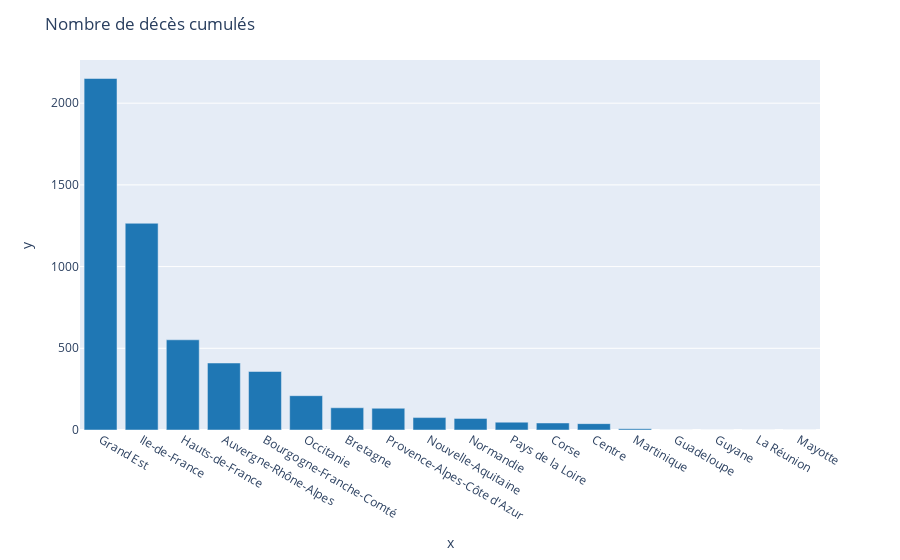

Source (notebook cell):
### Code cell
df_region3 = df_region.groupby("regionName").sum().reset_index()
fig = px.bar(x=df_region3['regionName'], y = df_region3['dc'], color_discrete_sequence=colors).update_xaxes(categoryorder="total descending")
fig.update_layout(
    title_text='Nombre de décès cumulés'
)
fig.show()

### Figure 1 — Plotly figure (JSON) as saved in the notebook; plotly's stock layout.template omitted (floating-point values rounded to 4 significant figures)
{"data": [{"alignmentgroup": "True", "hoverlabel": {"namelength": 0}, "hovertemplate": "x=%{x}<br>y=%{y}", "legendgroup": "", "marker": {"color": "#1F77B4"}, "name": "", "offsetgroup": "", "orientation": "v", "showlegend": false, "textposition": "auto", "type": "bar", "x": ["Auvergne-Rhône-Alpes", "Bourgogne-Franche-Comté", "Bretagne", "Centre", "Corse", "Grand Est", "Guadeloupe", "Guyane", "Hauts-de-France", "Ile-de-France", "La Réunion", "Martinique", "Mayotte", "Normandie", "Nouvelle-Aquitaine", "Occitanie", "Pays de la Loire", "Provence-Alpes-Côte d'Azur"], "xaxis": "x", "y": [410, 358, 136, 39, 43, 2151, 0, 0, 552, 1265, 0, 8, 0, 71, 76, 210, 48, 133], "yaxis": "y"}], "layout": {"barmode": "relative", "legend": {"tracegroupgap": 0}, "margin": {"t": 60}, "title": {"text": "Nombre de décès cumulés"}, "xaxis": {"anchor": "y", "categoryorder": "total descending", "domain": [0, 1], "title": {"text": "x"}}, "yaxis": {"anchor": "x", "domain": [0, 1], "title": {"text": "y"}}}}
